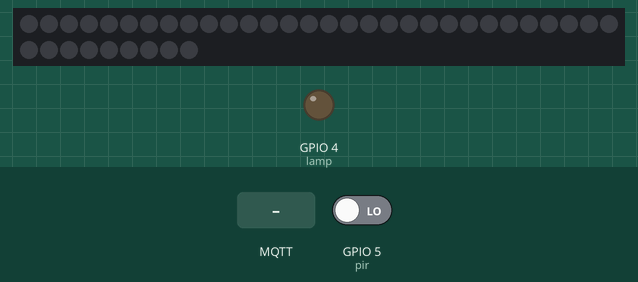
This program was run on a simulated ESP8266 (NodeMCU). On the bench: 39 RGB LEDs in strip order, left to right, continuing on the next row, output pins drawn as LEDs (lit = HIGH). Inputs (shaded band) come from the test bench; at power-on: GPIO 5 (pir) LOW. Dim RGB values are drawn brighter than linear; WiFi joins after 1.5 s; servers stay silent unless stated; no MQTT or app messages arrive unless stated; not simulated (calls return 0 or success): credentials.h; what the program prints to the serial monitor is not drawn.

Above: at 4.7 s.
4.8 s: MQTT message "pets/catHouse" arrives on the third subscribed topic
6.3 s: MQTT message "feed" arrives on the third subscribed topic
At 7.5 s:
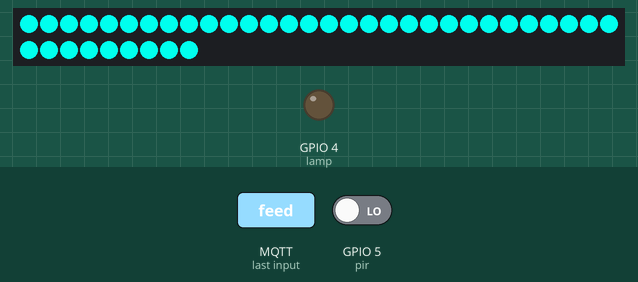
7.8 s: MQTT message "5" arrives on the third subscribed topic
At 8.8 s:
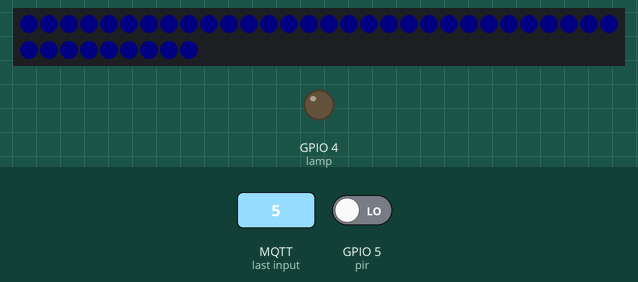
9.3 s: GPIO 5 (pir) driven HIGH
At 10.0 s:
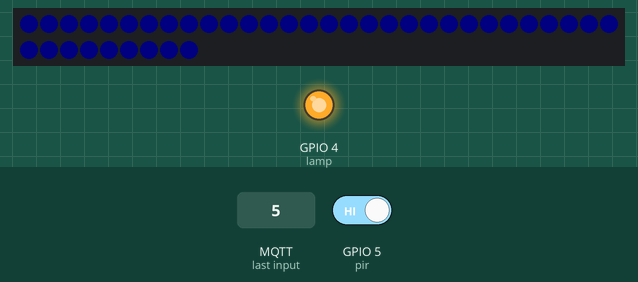
10.8 s: MQTT message "water" arrives on the third subscribed topic
At 11.8 s:
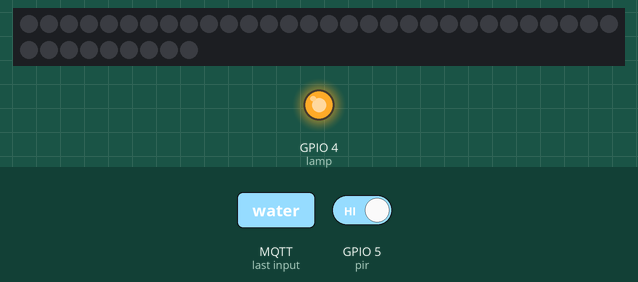
12.4 s: GPIO 5 (pir) driven LOW
At 13.7 s:
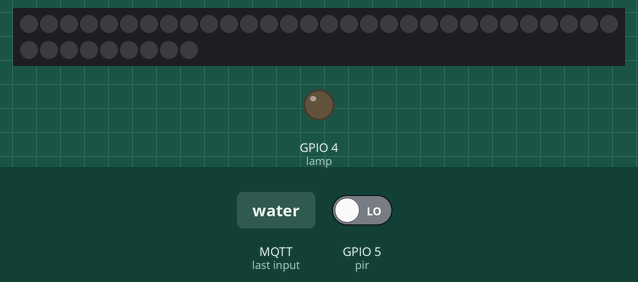
Timing chart, 0 to 14.9 s (numbered marks = the images above; inputs shaded):
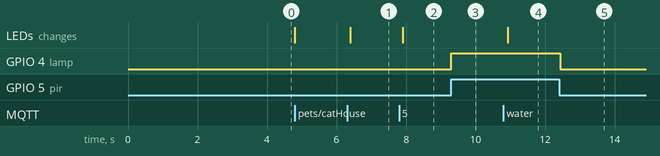

Measured:
- after the input at 6.3 s, the LEDs: change after 0.10 s (image 1)
- after the input at 7.8 s, the LEDs: change after 0.10 s (image 2)
- after the input at 9.3 s, GPIO 4 (lamp): LOW → HIGH at once
- after the input at 10.8 s, the LEDs: change after 0.12 s (image 4)
- after the input at 12.4 s, GPIO 4 (lamp): HIGH → LOW at once

The program:

main.cpp
```cpp
#include <Arduino.h>

/*****

 All the resources for this project:
 http://randomnerdtutorials.com/

*****/
#include "credentials.h"
#include <ESP8266WiFi.h>
#include <PubSubClient.h>
//#include "DHT.h"
#include <FastLED.h>

// Uncomment one of the lines bellow for whatever DHT sensor type you're using!
//#define DHTTYPE DHT11   // DHT 11
//#define DHTTYPE DHT21   // DHT 21 (AM2301)
//#define DHTTYPE DHT22   // DHT 22  (AM2302), AM2321

// Change the credentials below, so your ESP8266 connects to your router
const char* ssid = "WIFI-SSID";
const char* password = "WIFI-PASSWD";

// Change the variable to your Raspberry Pi IP address, so it connects to your MQTT broker
const char* mqtt_server = "BROKER-IP";

// Initializes the espClient. You should change the espClient name if you have multiple ESPs running in your home automation system
WiFiClient espClient;
PubSubClient client(espClient);

// DHT Sensor - GPIO 16 = D0 on ESP-12E NodeMCU board
//const int DHTPin = 16;

// Declaring pin for led strip in litter area
const int lamp = 4; // GPIO 04 = D2, going to mosfet gate

// Declaring pins for parastytic water pump/motor controlled by L298 H-bridge
const int water = 14; // GPIO 14 = D5 to mosfet gate
//const int in1 = 12;  // GPIO 12 = D6
//const int in2 = 13;  // GPIO 13 = D7

// Setup of stepper motor for cat feeder
const int dir = 2; // GPIO 02 = D4
const int steps = 0; // GPIO 00 = D3
int speed = 2000;  //stepper motor rotation speed

// PIR sensor set up
boolean lockLow = true;
boolean takeLowTime;
long unsigned int lowIn;
long unsigned int pause = 5000;
char occupied[] = "red";
char notOccupied[] = "green";
//int lastPirValue = LOW;
const int pir = 5; // GPIO 05 = D1


// Initialize DHT sensor.
//DHT dht(DHTPin, DHTTYPE);

// FastLED setup
#define NUM_LEDS 39
#define DATA_PIN  8  // GPIO 15 = D8
#define FASTLED_ESP8266_RAW_PIN_ORDER

CRGB leds[NUM_LEDS];

// Timers auxiliar variables
//long now = millis();
//long lastMeasure = 0;

// Don't change the function below. This functions connects your ESP8266 to your router
void setup_wifi() {
  delay(10);
  // We start by connecting to a WiFi network
  Serial.println();
  Serial.print("Connecting to ");
  Serial.println(ssid);
  WiFi.begin(ssid, password);
  while (WiFi.status() != WL_CONNECTED) {
    delay(500);
    Serial.print(".");
  }
  Serial.println("");
  Serial.print("WiFi connected - ESP IP address: ");
  Serial.println(WiFi.localIP());
}

// This functions is executed when some device publishes a message to a topic that your ESP8266 is subscribed to
// Change the function below to add logic to your program, so when a device publishes a message to a topic that
// your ESP8266 is subscribed you can actually do something
void callback(String topic, byte* message, unsigned int length) {
  Serial.print("Message arrived on topic: ");
  Serial.print(topic);
  Serial.print(". Message: ");
  String messageTemp;

  for (int i = 0; i < length; i++) {
    Serial.print((char)message[i]);
    messageTemp += (char)message[i];
  }
  Serial.println();

  // Feel free to add more if statements to control more GPIOs with MQTT

  // If a message is received on the topic room/lamp, you check if the message is either on or off. Turns the lamp GPIO according to the message
  if(topic == "pets/catHouse"){
    if(messageTemp == "feed"){
      Serial.print("Feeding cat");
      digitalWrite(dir, HIGH);
      for(int i = 0; i < 200; i++){
        digitalWrite(steps, HIGH);
        delayMicroseconds(speed);
        digitalWrite(steps, LOW);
        delayMicroseconds(speed);
      }
      digitalWrite(dir, LOW);
    }
    else if(messageTemp == "water"){
        Serial.print("Watering the cat");
        digitalWrite(water, HIGH);
        delay(10000);
        digitalWrite(water, LOW);
      }
  }

  if(topic == "pets/catHouse/accent"){
    long color = strtol(messageTemp.c_str(), NULL, 16);
      for(int i = 0; i < NUM_LEDS; i ++){
        leds[i] = color;
        FastLED.show();

    }
  }
}

// This functions reconnects your ESP8266 to your MQTT broker
// Change the function below if you want to subscribe to more topics with your ESP8266
void reconnect() {
  // Loop until we're reconnected
  while (!client.connected()) {
    Serial.print("Attempting MQTT connection...");
    // Attempt to connect
    /*
     YOU MIGHT NEED TO CHANGE THIS LINE, IF YOU'RE HAVING PROBLEMS WITH MQTT MULTIPLE CONNECTIONS
     To change the ESP device ID, you will have to give a new name to the ESP8266.
     Here's how it looks:
       if (client.connect("ESP8266Client")) {
     You can do it like this:
       if (client.connect("ESP1_Office")) {
     Then, for the other ESP:
       if (client.connect("ESP2_Garage")) {
      That should solve your MQTT multiple connections problem
    */
    if (client.connect("ESP8266Client")) {
      Serial.println("connected");
      // Subscribe or resubscribe to a topic
      // You can subscribe to more topics (to control more LEDs in this example)
      client.subscribe("pets/catHouse/lights");
      client.subscribe("pets/catHouse");
      client.subscribe("pets/catHouse/accent");
    } else {
      Serial.print("failed, rc=");
      Serial.print(client.state());
      Serial.println(" try again in 5 seconds");
      // Wait 5 seconds before retrying
      delay(5000);
    }
  }
}

// The setup function sets your ESP GPIOs to Outputs, starts the serial communication at a baud rate of 115200
// Sets your mqtt broker and sets the callback function
// The callback function is what receives messages and actually controls the LEDs
void setup() {
  delay(2000);
  pinMode(lamp, OUTPUT);
  pinMode(water, OUTPUT);
  pinMode(pir, INPUT);
  pinMode(dir, OUTPUT);
  pinMode(steps, OUTPUT);

  pinMode(dir, LOW);
  pinMode(steps, LOW);
  pinMode(water, LOW);

  //dht.begin();
  FastLED.addLeds<WS2811, DATA_PIN, BRG>(leds, NUM_LEDS);

  Serial.begin(115200);
  setup_wifi();
  client.setServer(mqtt_server, 1883);
  client.setCallback(callback);

}

// For this project, you don't need to change anything in the loop function. Basically it ensures that you ESP is connected to your broker
void loop() {

  if (!client.connected()) {
    reconnect();
  }
  if(!client.loop())
    client.connect("ESP8266Client");

if(digitalRead(pir) == HIGH){
       digitalWrite(lamp, HIGH);   //the led visualizes the sensors output pin state
       if(lockLow){
         client.publish("pets/catHouse/occupied", occupied);
         //makes sure we wait for a transition to LOW before any further output is made:
         //lockLow = false;
         //Serial.println("---");
         //Serial.print("motion detected at ");
         //Serial.print(millis()/1000);
         //Serial.println(" sec");
         delay(50);
         }
         takeLowTime = true;
       }


     if(digitalRead(pir) == LOW){
       digitalWrite(lamp, LOW);  //the led visualizes the sensors output pin state


       if(takeLowTime){
        lowIn = millis();          //save the time of the transition from high to LOW
        takeLowTime = false;       //make sure this is only done at the start of a LOW phase
        }
       //if the sensor is low for more than the given pause,
       //we assume that no more motion is going to happen
       if(!lockLow && millis() - lowIn > pause){
           client.publish("pets/catHouse/occupied", notOccupied);
           //makes sure this block of code is only executed again after
           //a new motion sequence has been detected
           lockLow = true;
           //Serial.print("motion ended at ");      //output
           //Serial.print((millis() - pause)/1000);
           //Serial.println(" sec");
           delay(50);
           }
       }


  ///////////// uncomment to use temp/hum sensor ///////////////////

  // now = millis();
  // // Publishes new temperature and humidity every 30 seconds
  // if (now - lastMeasure > 30000) {
  //   lastMeasure = now;
  //   // Sensor readings may also be up to 2 seconds 'old' (its a very slow sensor)
  //   float h = dht.readHumidity();
  //   // Read temperature as Celsius (the default)
  //   float t = dht.readTemperature();
  //   // Read temperature as Fahrenheit (isFahrenheit = true)
  //   float f = dht.readTemperature(true);

  //   // Check if any reads failed and exit early (to try again).
  //   if (isnan(h) || isnan(t) || isnan(f)) {
  //     Serial.println("Failed to read from DHT sensor!");
  //     return;
  //   }

  //   // Computes temperature values in Celsius
  //   float hic = dht.computeHeatIndex(t, h, false);
  //   static char temperatureTemp[7];
  //   dtostrf(hic, 6, 2, temperatureTemp);

  //   // Uncomment to compute temperature values in Fahrenheit
  //   // float hif = dht.computeHeatIndex(f, h);
  //   // static char temperatureTemp[7];
  //   // dtostrf(hic, 6, 2, temperatureTemp);

  //   static char humidityTemp[7];
  //   dtostrf(h, 6, 2, humidityTemp);

  //   // Publishes Temperature and Humidity values
  //   client.publish("room/temperature", temperatureTemp);
  //   client.publish("room/humidity", humidityTemp);

  //   Serial.print("Humidity: ");
  //   Serial.print(h);
  //   Serial.print(" %\t Temperature: ");
  //   Serial.print(t);
  //   Serial.print(" *C ");
  //   Serial.print(f);
  //   Serial.print(" *F\t Heat index: ");
  //   Serial.print(hic);
  //   Serial.println(" *C ");
  //   // Serial.print(hif);
  //   // Serial.println(" *F");
  // }
}
```
